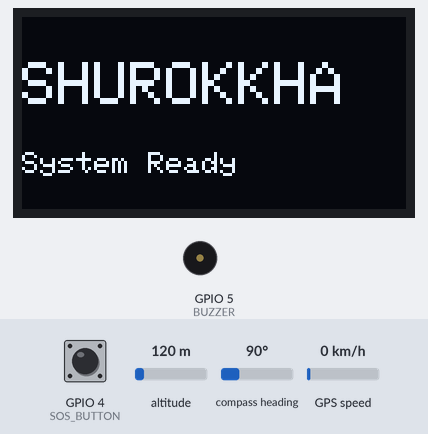
The sketch below on a simulated ESP32. Parts: 128×64 one-colour display, buzzer (waves = sounding, pin HIGH). Inputs (shaded band) come from the test bench; at power-on: GPIO 4 (SOS_BUTTON) HIGH, altitude 120 m, compass heading 90°, GPS speed 0 km/h. The GPS gets a fix after 3 s at 37.7749, -122.4194 with 8 satellites; the modem accepts every AT command (registered, SIM ready, sends succeed) and sends nothing else; what the sketch prints to the serial monitor is not drawn.

Above: at 3.2 s.
3.3 s: GPIO 4 (SOS_BUTTON) pulled LOW for 0.15 s
At 4.3 s:
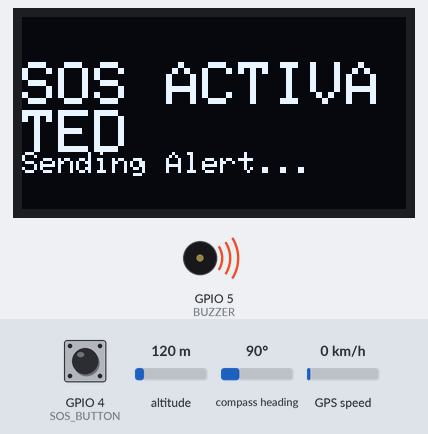
At 16.5 s:
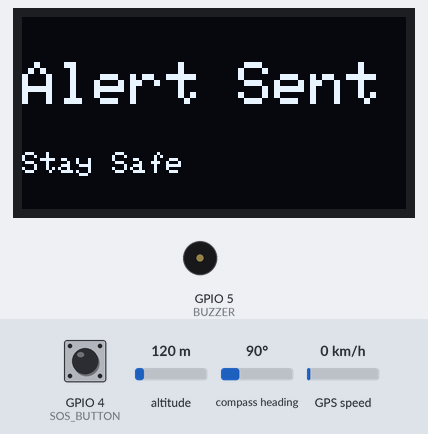
Timing chart, 0 to 16.8 s (numbered marks = the images above; inputs shaded):
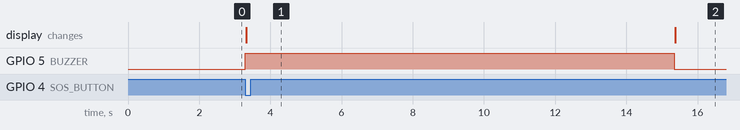

Measured:
- after the input at 3.3 s, GPIO 5 (BUZZER): LOW → HIGH at once, → LOW 12.1 s later; the display: changes at once (image 1)

The sketch:

shorukkha_code.ino
```cpp
/*
   SHUROKKHA
   IoT-Based Smart Wearable Emergency Safety System

   Components:
   - ESP32
   - NEO-6M GPS
   - SIM800L GSM
   - SOS Button
   - Buzzer
   - OLED Display

*/

#include <TinyGPS++.h>
#include <HardwareSerial.h>
#include <Wire.h>
#include <Adafruit_GFX.h>
#include <Adafruit_SSD1306.h>

// OLED Display
#define SCREEN_WIDTH 128
#define SCREEN_HEIGHT 64

Adafruit_SSD1306 display(SCREEN_WIDTH, SCREEN_HEIGHT, &Wire, -1);

// GPS
TinyGPSPlus gps;
HardwareSerial gpsSerial(1);

// GSM
HardwareSerial gsmSerial(2);

// Pins
#define SOS_BUTTON 4
#define BUZZER 5

// Emergency Number
String phoneNumber = "+8801XXXXXXXXX";

void setup() {

  Serial.begin(115200);

  // SOS Button
  pinMode(SOS_BUTTON, INPUT_PULLUP);

  // Buzzer
  pinMode(BUZZER, OUTPUT);
  digitalWrite(BUZZER, LOW);

  // GPS Serial
  gpsSerial.begin(9600, SERIAL_8N1, 16, 17);

  // GSM Serial
  gsmSerial.begin(9600, SERIAL_8N1, 26, 27);

  // OLED Setup
  if(!display.begin(SSD1306_SWITCHCAPVCC, 0x3C)) {
    Serial.println("OLED Failed");
    while(true);
  }

  display.clearDisplay();
  display.setTextSize(1);
  display.setTextColor(WHITE);

  showMessage("SHUROKKHA", "System Ready");

  delay(2000);
}

void loop() {

  // Read GPS Data
  while (gpsSerial.available()) {
    gps.encode(gpsSerial.read());
  }

  // SOS Button Pressed
  if (digitalRead(SOS_BUTTON) == LOW) {

    digitalWrite(BUZZER, HIGH);

    showMessage("SOS ACTIVATED", "Sending Alert...");

    sendEmergencySMS();

    delay(5000);

    digitalWrite(BUZZER, LOW);

    showMessage("Alert Sent", "Stay Safe");

    delay(3000);
  }
}

void sendEmergencySMS() {

  String latitude = "0.000000";
  String longitude = "0.000000";

  if (gps.location.isValid()) {
    latitude = String(gps.location.lat(), 6);
    longitude = String(gps.location.lng(), 6);
  }

  String message = "EMERGENCY ALERT!\n";
  message += "I need help.\n";
  message += "Location:\n";
  message += "https://maps.google.com/?q=";
  message += latitude;
  message += ",";
  message += longitude;

  gsmSerial.println("AT");
  delay(1000);

  gsmSerial.println("AT+CMGF=1");
  delay(1000);

  gsmSerial.print("AT+CMGS=\"");
  gsmSerial.print(phoneNumber);
  gsmSerial.println("\"");

  delay(1000);

  gsmSerial.print(message);

  delay(1000);

  gsmSerial.write(26);

  delay(3000);

  Serial.println("SMS Sent");
}

void showMessage(String line1, String line2) {

  display.clearDisplay();

  display.setCursor(0, 15);
  display.setTextSize(2);
  display.println(line1);

  display.setTextSize(1);
  display.setCursor(0, 45);
  display.println(line2);

  display.display();
}
```
